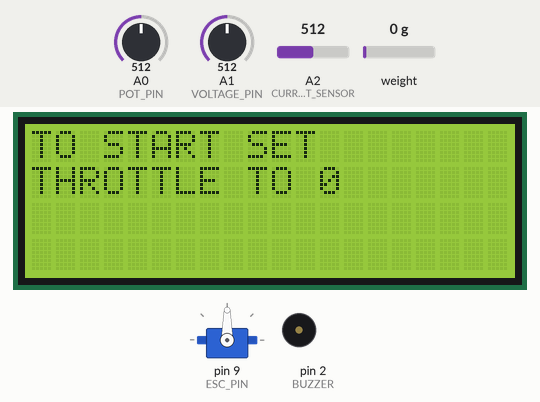
This sketch was run on a simulated Arduino Uno, built with avr-gcc and run on an emulated ATmega328P. Parts: 20×4 character LCD, servo, buzzer (waves = sounding, pin HIGH). The inputs (shaded band) are chosen by the test bench; at power-on: A0 (POT_PIN) = 512, weight on the scale 0 g, A1 (VOLTAGE_PIN) = 512, A2 (CURRENT_SENSOR) = 512.

Above: at 3.0 s.
3.1 s: A0 (POT_PIN) set to 22
4.6 s: A0 (POT_PIN) set to 19
At 5.34 s:
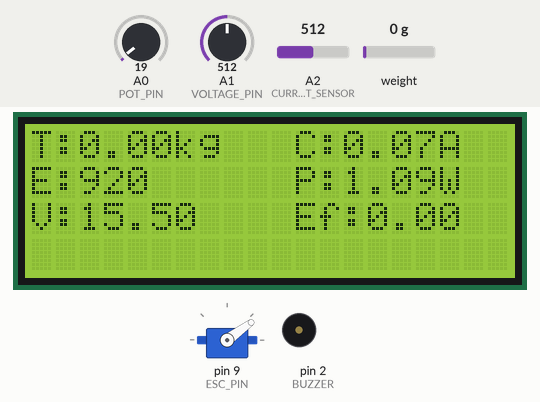
6.7 s: weight on the scale set to 1250 g
At 7.23 s:
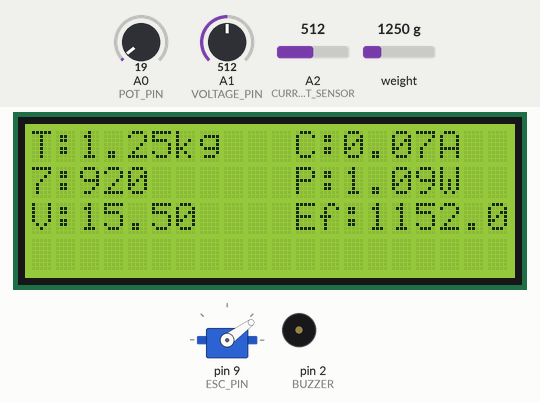
10.0 s: A0 (POT_PIN) set to 110
At 10.25 s:
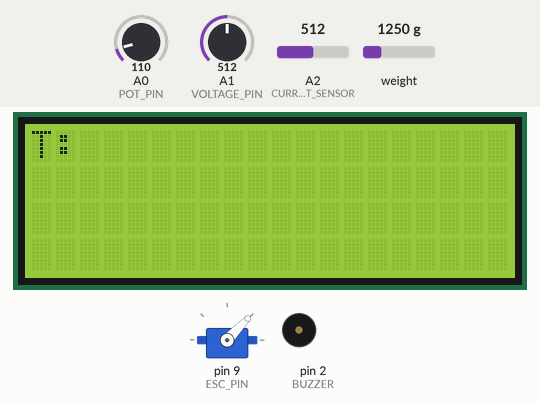
12.1 s: A0 (POT_PIN) set to 306
At 12.91 s:
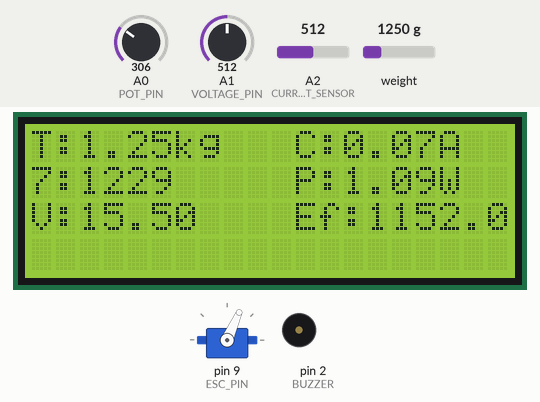
14.5 s: A1 (VOLTAGE_PIN) set to 575
At 14.62 s:
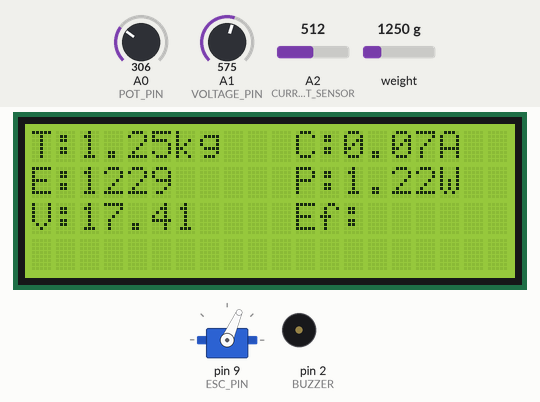
16.0 s: A1 (VOLTAGE_PIN) set to 599
At 16.22 s:
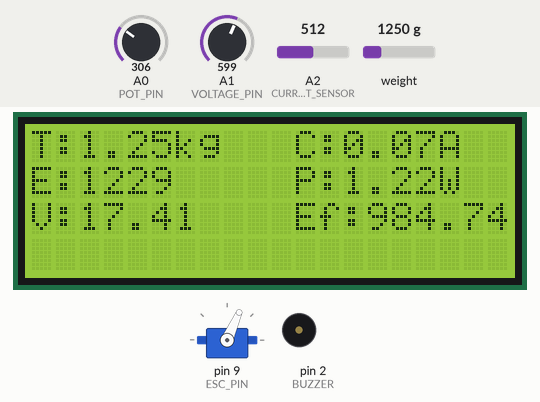
Timing chart, 0 to 18.5 s (numbered marks = the images above; inputs shaded):
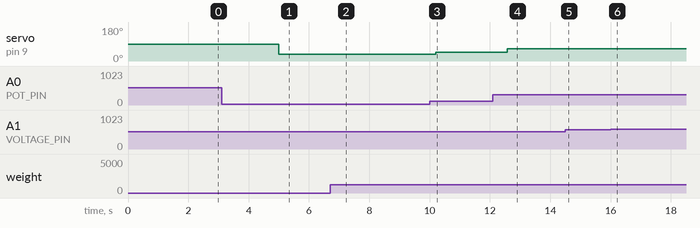

Measured:
- the behaviour switches between 21 and 20 on A0 (POT_PIN) (found by bisection; images 0 and 1)
- after the input at 3.1 s, every drawn part: stays the same
- after the input at 4.6 s, servo on pin 9 (ESC_PIN): 90° → 36° after 0.40 s; the display: first changes after 0.14 s (image 1 shows a later state)
- after the input at 10.0 s, servo on pin 9 (ESC_PIN): 36° → 46° after 0.20 s
- after the input at 12.1 s, servo on pin 9 (ESC_PIN): 46° → 66° after 0.47 s

The sketch:

carlsometr.ino
```cpp
#include <HX711.h>

//#include "HX711.h"
#include <LiquidCrystal.h>
#include <Servo.h>
LiquidCrystal lcd(4, 3, 5, 6, 7, 8); // Выходы к LCD (rs, en, d4, d5, d6, d7)
#define calibration_factor -440000.0 //Калибруем весы ,стоит для тензо 5кг
#define ESC_PIN 9                    // выход к регулю оборотов
#define POT_PIN A0                   // к резюку крутилка оборотов
#define BUZZER 2                     // пищит если ставим
#define CURRENT_SENSOR A2            // к датчику тока
#define VOLTAGE_PIN A1               // к делителю напряжения 100кОм и 20кОм до 30вольт ,хотим в космос ,пересчитываем

HX711 scale;//(A4, A5);                // к ласам. к весам , короче туда
Servo esc;
void setup()
{
  pinMode(BUZZER, OUTPUT);
  lcd.begin(20, 4);
  lcd.print("Thrust Stand 1");
  delay(1000);
  scale.set_scale(calibration_factor);
  scale.tare();
  esc.attach(ESC_PIN);
  while(analogRead(POT_PIN) > 20)
  {
    lcd.print("TO START SET");
    lcd.setCursor(0,1);
    lcd.print("THROTTLE TO 0");
    delay(200);
    lcd.clear();
  }
}

    void loop() {

    float current=0.0;
    long int sum_of_reads = 0;

    for (int x = 0; x < 100; x++)
{
  sum_of_reads += analogRead(CURRENT_SENSOR);
  delay(2);
}
  delay(50);
  lcd.clear();
  current = sum_of_reads/100;
  current = (2.5 - (current * (5.0 / 1024.0)) )/0.066; // 0.066 для датчика тока 30А
  current = abs(current);
  current -= 0.07;
  current = abs(current);

  int escValue = map(analogRead(POT_PIN), 0, 1023, 900, 2000);
  esc.write(escValue);
  lcd.print("T:");
  lcd.print(abs(scale.get_units()));
  lcd.print("kg ");
  lcd.setCursor(11,0);
  lcd.print("C:");
  lcd.print(current);
  lcd.print("A");
  lcd.setCursor(0,1);
  lcd.print("E:");
  lcd.print(escValue);
  lcd.setCursor(11,1);
  lcd.print("P:");
  lcd.print(((analogRead(VOLTAGE_PIN)*31.0)/1024.0)*current); // крутим 31.0 если вольтаж врет
  lcd.print("W");
  lcd.setCursor(0,2);
  lcd.print("V:");
  lcd.print((analogRead(VOLTAGE_PIN)*31.0)/1024.0);         // вбиваем 31 или что там сверху вышло при настройке вольтажа
  lcd.setCursor(11,2);
  lcd.print("Ef:");
  lcd.print( 1000*(abs(scale.get_units()))/(((analogRead(VOLTAGE_PIN)*31.0)/1024.0)*current));      // вбиваем 31 или что там сверху вышло при настройке вольтажа


  //тут пищим
  if(escValue > 1500){
    if(digitalRead(BUZZER) == HIGH){
      digitalWrite(BUZZER, LOW);
    }else{
      digitalWrite(BUZZER, HIGH);
    }
  }else{
    digitalWrite(BUZZER, LOW);
  }

}
```
